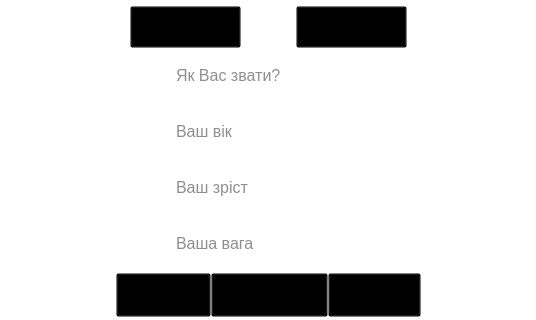
       <widget class="QWidget" name="page">
        <property name="autoFillBackground">
         <bool>false</bool>
        </property>
        <property name="styleSheet">
         <string notr="true">background-color: transparent;</string>
        </property>
        <layout class="QGridLayout" name="gridLayout">
         <property name="leftMargin">
          <number>0</number>
         </property>
         <property name="topMargin">
          <number>0</number>
         </property>
         <property name="rightMargin">
          <number>0</number>
         </property>
         <property name="bottomMargin">
          <number>0</number>
         </property>
         <property name="spacing">
          <number>0</number>
         </property>
         <item row="0" column="0">
          <spacer name="horizontalSpacer_3">
           <property name="orientation">
            <enum>Qt::Orientation::Horizontal</enum>
           </property>
           <property name="sizeHint" stdset="0">
            <size>
             <width>75</width>
             <height>17</height>
            </size>
           </property>
          </spacer>
         </item>
         <item row="0" column="1">
          <widget class="QFrame" name="profile_register">
           <property name="frameShape">
            <enum>QFrame::Shape::StyledPanel</enum>
           </property>
           <property name="frameShadow">
            <enum>QFrame::Shadow::Raised</enum>
           </property>
           <layout class="QVBoxLayout" name="verticalLayout_7">
            <property name="spacing">
             <number>0</number>
            </property>
            <property name="leftMargin">
             <number>0</number>
            </property>
            <property name="topMargin">
             <number>0</number>
            </property>
            <property name="rightMargin">
             <number>0</number>
            </property>
            <property name="bottomMargin">
             <number>0</number>
            </property>
            <item>
             <layout class="QHBoxLayout" name="save_btns_lay">
              <item>
               <spacer name="horizontalSpacer_15">
                <property name="orientation">
                 <enum>Qt::Orientation::Horizontal</enum>
                </property>
                <property name="sizeHint" stdset="0">
                 <size>
                  <width>40</width>
                  <height>20</height>
                 </size>
                </property>
               </spacer>
              </item>
              <item>
               <widget class="QPushButton" name="save">
                <property name="enabled">
                 <bool>true</bool>
                </property>
                <property name="maximumSize">
                 <size>
                  <width>109</width>
                  <height>40</height>
                 </size>
                </property>
                <property name="focusPolicy">
                 <enum>Qt::FocusPolicy::WheelFocus</enum>
                </property>
                <property name="styleSheet">
                 <string notr="true">QPushButton {
    border-image: url(:/assets/buttons/save.svg) 0 0 0 0;
	color: #4A4A4A;
	margin-top: 2px; 
    margin-bottom: 2px;
    font-size: 14px;
    min-width: 109px;
    min-height: 40px;
}
QPushButton:hover {
	margin-top: 0px;    
    margin-bottom: 4px;
}

QPushButton:pressed {
	margin-top: 4px;   
    margin-bottom: 0px;
}</string>
                </property>
                <property name="text">
                 <string/>
                </property>
                <property name="iconSize">
                 <size>
                  <width>109</width>
                  <height>40</height>
                 </size>
                </property>
               </widget>
              </item>
              <item>
               <spacer name="horizontalSpacer_18">
                <property name="orientation">
                 <enum>Qt::Orientation::Horizontal</enum>
                </property>
                <property name="sizeHint" stdset="0">
                 <size>
                  <width>40</width>
                  <height>20</height>
                 </size>
                </property>
               </spacer>
              </item>
              <item>
               <widget class="QPushButton" name="cancel">
                <property name="maximumSize">
                 <size>
                  <width>109</width>
                  <height>40</height>
                 </size>
                </property>
                <property name="styleSheet">
                 <string notr="true">/* Базовый вид кнопки */
QPushButton {
    border-image: url(:/assets/buttons/cancel.svg) 0 0 0 0;
	color: #4A4A4A;
    font-size: 14px;
    min-width: 109px;
    min-height: 40px;
	margin-top: 2px; 
    margin-bottom: 2px;
}

QPushButton:hover {
	margin-top: 0px;    /* Кнопка &quot;поднимается&quot; */
    margin-bottom: 4px;
}

QPushButton:pressed {
    margin-top: 4px;    /* Кнопка &quot;падает&quot; вниз */
    margin-bottom: 0px;
/* Эффект проседания текста */
}</string>
                </property>
                <property name="text">
                 <string/>
                </property>
                <property name="iconSize">
                 <size>
                  <width>109</width>
                  <height>40</height>
                 </size>
                </property>
               </widget>
              </item>
              <item>
               <spacer name="horizontalSpacer_16">
                <property name="orientation">
                 <enum>Qt::Orientation::Horizontal</enum>
                </property>
                <property name="sizeHint" stdset="0">
                 <size>
                  <width>40</width>
                  <height>20</height>
                 </size>
                </property>
               </spacer>
              </item>
             </layout>
            </item>
            <item>
             <layout class="QHBoxLayout" name="name_field_lay">
              <item>
               <spacer name="horizontalSpacer_10">
                <property name="orientation">
                 <enum>Qt::Orientation::Horizontal</enum>
                </property>
                <property name="sizeHint" stdset="0">
                 <size>
                  <width>40</width>
                  <height>20</height>
                 </size>
                </property>
               </spacer>
              </item>
              <item>
               <widget class="QFrame" name="name_frame">
                <property name="enabled">
                 <bool>true</bool>
                </property>
                <property name="sizePolicy">
                 <sizepolicy hsizetype="Fixed" vsizetype="Fixed">
                  <horstretch>0</horstretch>
                  <verstretch>0</verstretch>
                 </sizepolicy>
                </property>
                <property name="maximumSize">
                 <size>
                  <width>280</width>
                  <height>56</height>
                 </size>
                </property>
                <property name="cursor">
                 <cursorShape>ArrowCursor</cursorShape>
                </property>
                <property name="mouseTracking">
                 <bool>true</bool>
                </property>
                <property name="focusPolicy">
                 <enum>Qt::FocusPolicy::NoFocus</enum>
                </property>
                <property name="autoFillBackground">
                 <bool>false</bool>
                </property>
                <property name="styleSheet">
                 <string notr="true">#name_frame {
    border-image: url(&quot;:/assets/profilepage/name_field.svg&quot;) 0 0 0 0;
	background-color: transparent;
    border: none;
    min-width: 280px;
    max-width: 280px;
    min-height: 56px;
    max-height: 56px;
}

#name_frame:hover {
    border-image: url(&quot;:/assets/profilepage/name_field_hover.svg&quot;) 0 0 0 0;
	background-color: transparent;
    border: none;
    min-width: 280px;
    max-width: 280px;
    min-height: 56px;
    max-height: 56px;
}</string>
                </property>
                <property name="frameShape">
                 <enum>QFrame::Shape::StyledPanel</enum>
                </property>
                <property name="frameShadow">
                 <enum>QFrame::Shadow::Raised</enum>
                </property>
                <layout class="QVBoxLayout" name="verticalLayout_3">
                 <property name="leftMargin">
                  <number>0</number>
                 </property>
                 <property name="topMargin">
                  <number>0</number>
                 </property>
                 <property name="rightMargin">
                  <number>0</number>
                 </property>
                 <property name="bottomMargin">
                  <number>0</number>
                 </property>
                 <item>
                  <widget class="QLineEdit" name="name_field">
                   <property name="focusPolicy">
                    <enum>Qt::FocusPolicy::StrongFocus</enum>
                   </property>
                   <property name="styleSheet">
                    <string notr="true">QLineEdit {
    background: transparent;
	border: none;
    color: #1D1B20;
    font-size: 16px;
    padding-left: 45px; 
    min-height: 56px; 
    max-height: 56px;
}</string>
                   </property>
                   <property name="placeholderText">
                    <string>Як Вас звати?</string>
                   </property>
                  </widget>
                 </item>
                </layout>
               </widget>
              </item>
              <item>
               <spacer name="horizontalSpacer_9">
                <property name="orientation">
                 <enum>Qt::Orientation::Horizontal</enum>
                </property>
                <property name="sizeHint" stdset="0">
                 <size>
                  <width>40</width>
                  <height>20</height>
                 </size>
                </property>
               </spacer>
              </item>
             </layout>
            </item>
            <item>
             <layout class="QHBoxLayout" name="age_field_lay">
              <item>
               <spacer name="horizontalSpacer_17">
                <property name="orientation">
                 <enum>Qt::Orientation::Horizontal</enum>
                </property>
                <property name="sizeHint" stdset="0">
                 <size>
                  <width>40</width>
                  <height>20</height>
                 </size>
                </property>
               </spacer>
              </item>
              <item>
               <widget class="QFrame" name="age_frame">
                <property name="styleSheet">
                 <string notr="true">#age_frame {
    border-image: url(&quot;:/assets/profilepage/name_field.svg&quot;) 0 0 0 0;
	background-color: transparent;
    border: none;
    min-width: 280px;
    max-width: 280px;
    min-height: 56px;
    max-height: 56px;
}

#age_frame:hover {
    border-image: url(&quot;:/assets/profilepage/name_field_hover.svg&quot;) 0 0 0 0;
	background-color: transparent;
    border: none;
    min-width: 280px;
    max-width: 280px;
    min-height: 56px;
    max-height: 56px;
}</string>
                </property>
                <property name="frameShape">
                 <enum>QFrame::Shape::StyledPanel</enum>
                </property>
                <property name="frameShadow">
                 <enum>QFrame::Shadow::Raised</enum>
                </property>
                <layout class="QHBoxLayout" name="horizontalLayout_13">
                 <property name="spacing">
                  <number>0</number>
                 </property>
                 <property name="leftMargin">
                  <number>0</number>
                 </property>
                 <property name="topMargin">
                  <number>0</number>
                 </property>
                 <property name="rightMargin">
                  <number>0</number>
                 </property>
                 <property name="bottomMargin">
                  <number>0</number>
                 </property>
                 <item>
                  <widget class="QLineEdit" name="age_field">
                   <property name="styleSheet">
                    <string notr="true">QLineEdit {
    background: transparent;
	border: none;
    color: #1D1B20;
    font-size: 16px;
    padding-left: 45px; 
    min-height: 56px; 
    max-height: 56px;
}</string>
                   </property>
                   <property name="placeholderText">
                    <string>Ваш вік</string>
                   </property>
                  </widget>
                 </item>
                </layout>
               </widget>
              </item>
              <item>
               <spacer name="horizontalSpacer_6">
                <property name="orientation">
                 <enum>Qt::Orientation::Horizontal</enum>
                </property>
                <property name="sizeHint" stdset="0">
                 <size>
                  <width>40</width>
                  <height>20</height>
                 </size>
                </property>
               </spacer>
              </item>
             </layout>
            </item>
            <item>
             <layout class="QHBoxLayout" name="height_field_lay">
              <item>
               <spacer name="horizontalSpacer_7">
                <property name="orientation">
                 <enum>Qt::Orientation::Horizontal</enum>
                </property>
                <property name="sizeHint" stdset="0">
                 <size>
                  <width>40</width>
                  <height>20</height>
                 </size>
                </property>
               </spacer>
              </item>
              <item>
               <widget class="QFrame" name="zrist_frame">
                <property name="enabled">
                 <bool>true</bool>
                </property>
                <property name="sizePolicy">
                 <sizepolicy hsizetype="Fixed" vsizetype="Fixed">
                  <horstretch>0</horstretch>
                  <verstretch>0</verstretch>
                 </sizepolicy>
                </property>
                <property name="maximumSize">
                 <size>
                  <width>280</width>
                  <height>56</height>
                 </size>
                </property>
                <property name="cursor">
                 <cursorShape>ArrowCursor</cursorShape>
                </property>
                <property name="mouseTracking">
                 <bool>true</bool>
                </property>
                <property name="focusPolicy">
                 <enum>Qt::FocusPolicy::NoFocus</enum>
                </property>
                <property name="autoFillBackground">
                 <bool>false</bool>
                </property>
                <property name="styleSheet">
                 <string notr="true">#zrist_frame {
    /* Используем border-image для заполнения всего пространства */
    border-image: url(&quot;:/assets/profilepage/zrist_field.svg&quot;) 0 0 0 0;
background-color: transparent;
    border: none;

    /* Жесткая фиксация размера */
    min-width: 280px;
    max-width: 280px;
    min-height: 56px;
    max-height: 56px;
}

#zrist_frame:hover {
    /* Меняем только путь к картинке */
    border-image: url(&quot;:/assets/profilepage/zrist_field_hover.svg&quot;) 0 0 0 0;
background-color: transparent;
    border: none;

    min-width: 280px;
    max-width: 280px;
    min-height: 56px;
    max-height: 56px;
}</string>
                </property>
                <property name="frameShape">
                 <enum>QFrame::Shape::StyledPanel</enum>
                </property>
                <property name="frameShadow">
                 <enum>QFrame::Shadow::Raised</enum>
                </property>
                <layout class="QVBoxLayout" name="verticalLayout_4">
                 <property name="leftMargin">
                  <number>0</number>
                 </property>
                 <property name="topMargin">
                  <number>0</number>
                 </property>
                 <property name="rightMargin">
                  <number>0</number>
                 </property>
                 <property name="bottomMargin">
                  <number>0</number>
                 </property>
                 <item>
                  <widget class="QLineEdit" name="zrist_field">
                   <property name="focusPolicy">
                    <enum>Qt::FocusPolicy::StrongFocus</enum>
                   </property>
                   <property name="styleSheet">
                    <string notr="true">QLineEdit {
    background: transparent;
border: none;
    color: #1D1B20;
    font-size: 16px;
    padding-left: 45px; /* Регулируй, чтобы текст не прилипал к краю */
    
    /* Добавь это: жесткая фиксация высоты!
*/
    min-height: 56px; /* Оставь немного места для иконок или отступов сверху/снизу */
    max-height: 56px;
}</string>
                   </property>
                   <property name="placeholderText">
                    <string>Ваш зрiст </string>
                   </property>
                  </widget>
                 </item>
                </layout>
               </widget>
              </item>
              <item>
               <spacer name="horizontalSpacer_8">
                <property name="orientation">
                 <enum>Qt::Orientation::Horizontal</enum>
                </property>
                <property name="sizeHint" stdset="0">
                 <size>
                  <width>40</width>
                  <height>20</height>
                 </size>
                </property>
               </spacer>
              </item>
             </layout>
            </item>
            <item>
             <layout class="QHBoxLayout" name="vaga_field_lay">
              <item>
               <spacer name="horizontalSpacer_11">
                <property name="orientation">
                 <enum>Qt::Orientation::Horizontal</enum>
                </property>
                <property name="sizeHint" stdset="0">
                 <size>
                  <width>40</width>
                  <height>20</height>
                 </size>
                </property>
               </spacer>
              </item>
              <item>
               <widget class="QFrame" name="vaga_frame">
                <property name="enabled">
                 <bool>true</bool>
                </property>
                <property name="sizePolicy">
                 <sizepolicy hsizetype="Fixed" vsizetype="Fixed">
                  <horstretch>0</horstretch>
                  <verstretch>0</verstretch>
                 </sizepolicy>
                </property>
                <property name="maximumSize">
                 <size>
                  <width>280</width>
                  <height>56</height>
                 </size>
                </property>
                <property name="cursor">
                 <cursorShape>ArrowCursor</cursorShape>
                </property>
                <property name="mouseTracking">
                 <bool>true</bool>
                </property>
                <property name="focusPolicy">
                 <enum>Qt::FocusPolicy::NoFocus</enum>
                </property>
                <property name="autoFillBackground">
                 <bool>false</bool>
                </property>
                <property name="styleSheet">
                 <string notr="true">#vaga_frame {
    /* Используем border-image для заполнения всего пространства */
    border-image: url(&quot;:/assets/profilepage/vaga_hover.svg&quot;) 0 0 0 0;
background-color: transparent;
    border: none;

    /* Жесткая фиксация размера */
    min-width: 280px;
    max-width: 280px;
    min-height: 56px;
    max-height: 56px;
}

#vaga_frame:hover {
    /* Меняем только путь к картинке */
    border-image: url(&quot;:/assets/profilepage/vaga_field_hover.svg&quot;) 0 0 0 0;
background-color: transparent;
    border: none;

    min-width: 280px;
    max-width: 280px;
    min-height: 56px;
    max-height: 56px;
}</string>
                </property>
                <property name="frameShape">
                 <enum>QFrame::Shape::StyledPanel</enum>
                </property>
                <property name="frameShadow">
                 <enum>QFrame::Shadow::Raised</enum>
                </property>
                <layout class="QVBoxLayout" name="verticalLayout_5">
                 <property name="leftMargin">
                  <number>0</number>
                 </property>
                 <property name="topMargin">
                  <number>0</number>
                 </property>
                 <property name="rightMargin">
                  <number>0</number>
                 </property>
                 <property name="bottomMargin">
                  <number>0</number>
                 </property>
                 <item>
                  <widget class="QLineEdit" name="vaga_field">
                   <property name="focusPolicy">
                    <enum>Qt::FocusPolicy::StrongFocus</enum>
                   </property>
                   <property name="styleSheet">
                    <string notr="true">QLineEdit {
    background: transparent;
border: none;
    color: #1D1B20;
    font-size: 16px;
    padding-left: 45px; /* Регулируй, чтобы текст не прилипал к краю */
    
    /* Добавь это: жесткая фиксация высоты!
*/
    min-height: 56px; /* Оставь немного места для иконок или отступов сверху/снизу */
    max-height: 56px;
}</string>
                   </property>
                   <property name="placeholderText">
                    <string>Ваша вага</string>
                   </property>
                  </widget>
                 </item>
                </layout>
               </widget>
              </item>
              <item>
               <spacer name="horizontalSpacer_12">
                <property name="orientation">
                 <enum>Qt::Orientation::Horizontal</enum>
                </property>
                <property name="sizeHint" stdset="0">
                 <size>
                  <width>40</width>
                  <height>20</height>
                 </size>
                </property>
               </spacer>
              </item>
             </layout>
            </item>
            <item>
             <layout class="QHBoxLayout" name="meta_btns_lay">
              <property name="spacing">
               <number>0</number>
              </property>
              <item>
               <spacer name="horizontalSpacer_13">
                <property name="orientation">
                 <enum>Qt::Orientation::Horizontal</enum>
                </property>
                <property name="sizeHint" stdset="0">
                 <size>
                  <width>40</width>
                  <height>20</height>
                 </size>
                </property>
               </spacer>
              </item>
              <item>
               <widget class="QPushButton" name="shud_btn">
                <property name="sizePolicy">
                 <sizepolicy hsizetype="Preferred" vsizetype="Preferred">
                  <horstretch>0</horstretch>
                  <verstretch>0</verstretch>
                 </sizepolicy>
                </property>
                <property name="minimumSize">
                 <size>
                  <width>93</width>
                  <height>46</height>
                 </size>
                </property>
                <property name="maximumSize">
                 <size>
                  <width>93</width>
                  <height>48</height>
                 </size>
                </property>
                <property name="styleSheet">
                 <string notr="true">#shud_btn {
    border-image: url(:/assets/profilepage/vibortipy/shud_btn.svg) 0 0 0 0;
    color: #4A4A4A;
    font-size: 14px;
    min-width: 93px;
    min-height: 42px;
	margin-top: 2px;
    margin-bottom: 2px;
}

#shud_btn:hover {
    border-image: url(:/assets/profilepage/vibortipy/shud_btn_hover.svg) 0 0 0 0;
	margin-top: 0px;   
    margin-bottom: 4px;
}

#shud_btn:checked {
    border-image: url(:/assets/profilepage/vibortipy/shud_btn_pressed.svg) 0 0 0 0;
	margin-top: 4px;   
    margin-bottom: 0px;

}
</string>
                </property>
                <property name="text">
                 <string/>
                </property>
                <property name="iconSize">
                 <size>
                  <width>91</width>
                  <height>40</height>
                 </size>
                </property>
                <property name="checkable">
                 <bool>true</bool>
                </property>
                <property name="flat">
                 <bool>false</bool>
                </property>
               </widget>
              </item>
              <item>
               <widget class="QPushButton" name="pidtr_btn">
                <property name="sizePolicy">
                 <sizepolicy hsizetype="Preferred" vsizetype="Preferred">
                  <horstretch>0</horstretch>
                  <verstretch>0</verstretch>
                 </sizepolicy>
                </property>
                <property name="minimumSize">
                 <size>
                  <width>115</width>
                  <height>44</height>
                 </size>
                </property>
                <property name="maximumSize">
                 <size>
                  <width>117</width>
                  <height>48</height>
                 </size>
                </property>
                <property name="styleSheet">
                 <string notr="true">#pidtr_btn {
    border-image: url(:/assets/profilepage/vibortipy/pidtr_btn.svg)  0 0 0 0 ;
    color: #4A4A4A;
    font-size: 14px;
    min-width: 115px;
    min-height: 40px;
	margin-top: 2px;
    margin-bottom: 2px;
}


#pidtr_btn:hover {
    border-image: url(:/assets/profilepage/vibortipy/pidtr_btn_hover.svg) 0 0 0 0;
	margin-top: 0px;    
    margin-bottom: 4px;
}


#pidtr_btn:checked {
    border-image: url(:/assets/profilepage/vibortipy/pidtr_btn_pressed.svg) 0 0 0 0;

	margin-top: 4px;    
    margin-bottom: 0px;

}
</string>
                </property>
                <property name="text">
                 <string/>
                </property>
                <property name="iconSize">
                 <size>
                  <width>91</width>
                  <height>40</height>
                 </size>
                </property>
                <property name="checkable">
                 <bool>true</bool>
                </property>
               </widget>
              </item>
              <item>
               <widget class="QPushButton" name="nabir_btn">
                <property name="sizePolicy">
                 <sizepolicy hsizetype="Preferred" vsizetype="Preferred">
                  <horstretch>0</horstretch>
                  <verstretch>0</verstretch>
                 </sizepolicy>
                </property>
                <property name="minimumSize">
                 <size>
                  <width>91</width>
                  <height>44</height>
                 </size>
                </property>
                <property name="maximumSize">
                 <size>
                  <width>93</width>
                  <height>48</height>
                 </size>
                </property>
                <property name="styleSheet">
                 <string notr="true">#nabir_btn {
    border-image: url(:/assets/profilepage/vibortipy/nabir_btn.svg) 0 0 0 0;
    color: #4A4A4A;
    font-size: 14px;
    min-width: 91px;
    min-height: 40px;
	margin-top: 2px; 
    margin-bottom: 2px;
}

#nabir_btn:hover {
    border-image: url(:/assets/profilepage/vibortipy/nabir_btn_hover.svg) 0 0 0 0;
	margin-top: 0px;   
    margin-bottom: 4px;
}

#nabir_btn:checked {
    border-image: url(:/assets/profilepage/vibortipy/nabir_btn_pressed.svg) 0 0 0 0;
	margin-top: 4px;    
    margin-bottom: 0px;

}
</string>
                </property>
                <property name="text">
                 <string/>
                </property>
                <property name="iconSize">
                 <size>
                  <width>91</width>
                  <height>40</height>
                 </size>
                </property>
                <property name="checkable">
                 <bool>true</bool>
                </property>
               </widget>
              </item>
              <item>
               <spacer name="horizontalSpacer_14">
                <property name="orientation">
                 <enum>Qt::Orientation::Horizontal</enum>
                </property>
                <property name="sizeHint" stdset="0">
                 <size>
                  <width>40</width>
                  <height>20</height>
                 </size>
                </property>
               </spacer>
              </item>
             </layout>
            </item>
           </layout>
          </widget>
         </item>
         <item row="0" column="2">
          <spacer name="horizontalSpacer_4">
           <property name="orientation">
            <enum>Qt::Orientation::Horizontal</enum>
           </property>
           <property name="sizeHint" stdset="0">
            <size>
             <width>74</width>
             <height>17</height>
            </size>
           </property>
          </spacer>
         </item>
        </layout>
       </widget>
